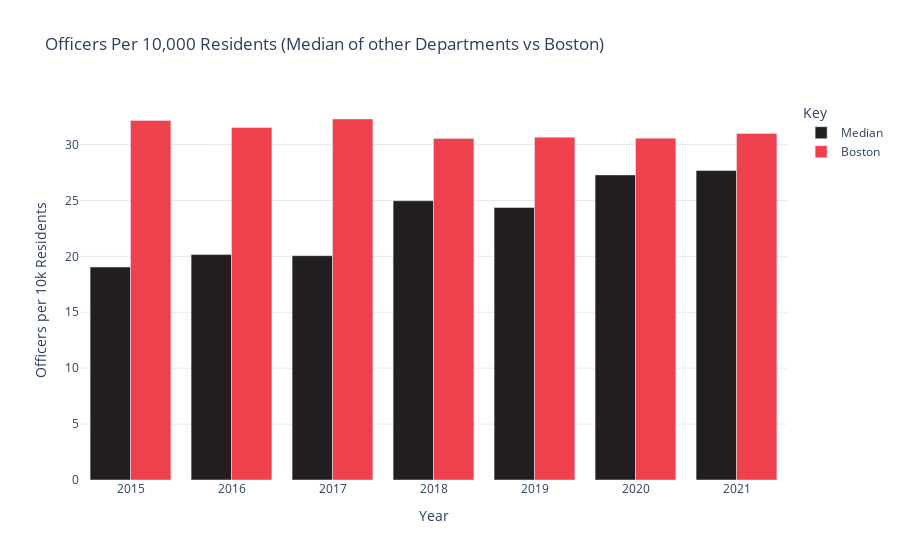
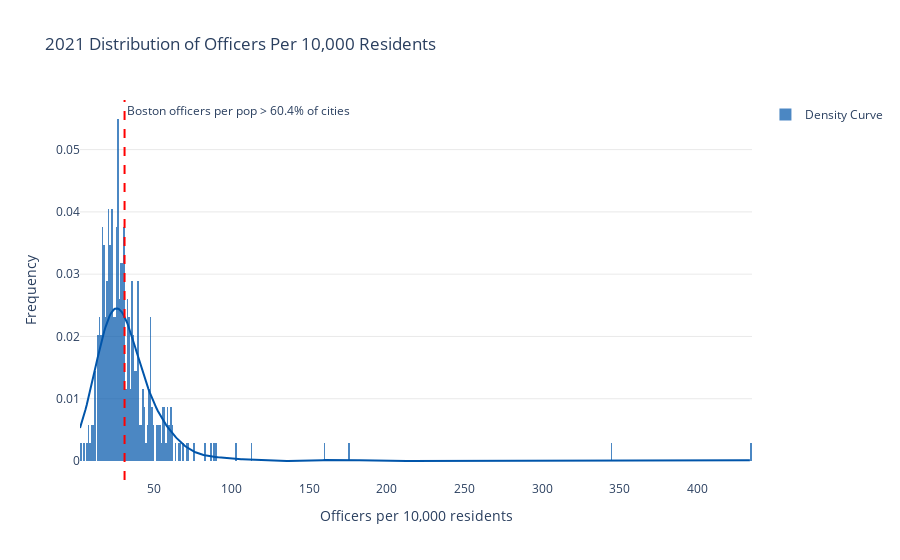

The code cell stored with these charts, in order, in its notebook:
### Markdown cell above
QUESTION 3: Number of police officers per 10,000 residents

Presentation: 
- Look at FBI uniform crime reporting average of police officers per 10,000 residents & compare it to boston
- FBI data sets here: https://crime-data-explorer.fr.cloud.gov/#
- Bar chart where each x-axis represent year and each year there will be 2 bars, 1 for average in nation, 1 for value in boston  
OR
- Scatter plot, each point is a city
- X axis is population
- Y axis is officers / 10,000 residents

NOTE: Some cities with low populations have 0 officers! (How do we handle this if at all?)

### Code cell
import plotly.figure_factory as ff

fbi_law_enforcement_employee_data = pd.read_csv('./Data/FBI_law_enforcement_employee_data.csv')
employee_nums_1960_2021 = pd.DataFrame(fbi_law_enforcement_employee_data)
employee_nums_1960_2021.dropna()

# Get only city data
employee_nums_1960_2021 = employee_nums_1960_2021.loc[employee_nums_1960_2021['agency_type_name'] == 'City']

# Get only data from 2016-2021
employee_nums_2015_2021 = employee_nums_1960_2021.loc[employee_nums_1960_2021['data_year'].isin([2015, 2016, 2017, 2018, 2019, 2020, 2021])]



# Get Boston df
boston_df = employee_nums_2015_2021.loc[employee_nums_2015_2021["pub_agency_name"] == "Boston"]
boston_df = boston_df.loc[employee_nums_2015_2021["state_abbr"] == "MA"]
# boston_df = boston_df.sort_values(by='data_year', ascending=True)

def getValsFrom(dataset):

    # Declare variables to track statistics
    boston_vals = []
    average_vals = []
    median_vals = []
    city_vals_each_year = [] # List of lists where the first list is the values of all cities in 2015
    boston_percentiles = []

    for i in range(2015,2022):

        # Get Boston values
        row = boston_df.loc[boston_df["data_year"] == i]
        row = row.squeeze()
        pop = row["population"]
        officer_ct = row["officer_ct"]
        # pop * factor = 10,000 so factor = 10000/pop
        factor = 10000/pop
        bos_offc_per_10k = officer_ct * factor
        boston_vals.append(bos_offc_per_10k)

        cities_measured = 0

        # Get average values
        i_year_rows = dataset.loc[dataset["data_year"] == i]
        all_cities_vals = []
        for index, row in i_year_rows.iterrows():
            pop = row["population"]
            if (pop == 0):
                break
            officer_ct = row["officer_ct"] 
            factor = 10000/pop
            offc_per_10k = officer_ct * factor
            # if (officer_ct == 0):
            #     print(str(row["data_year"]) + row['pub_agency_name'])
            # Ignore nan values
            if np.isnan(offc_per_10k):
                break
            cities_measured += 1
            all_cities_vals.append(offc_per_10k)

        # Compute statistices
        sum = np.sum(all_cities_vals)
        avg = sum/len(all_cities_vals)
        median = np.median(all_cities_vals)

        city_vals_each_year.append(all_cities_vals)
        median_vals.append(median)
        average_vals.append(avg)

        cities_w_less_offc_per_capita = np.where(all_cities_vals < bos_offc_per_10k)[0]

        percentile = round(((len(cities_w_less_offc_per_capita)/cities_measured) * 100), 2)

        print("Total cities measured:" + str(cities_measured))
        print("Total cities with less officers/capita than Boston: " + str(len(cities_w_less_offc_per_capita)))
        print("Boston has more officers/capita than: " + str(percentile) + " percent of other city PDs")
        boston_percentiles.append(percentile)
    
    return {'boston_vals': boston_vals, 'average_vals': average_vals, 'median_vals': median_vals, 'city_vals_each_year': city_vals_each_year, 'boston_percentiles': boston_percentiles}

stat_vals = getValsFrom(employee_nums_2015_2021)

boston_vals = stat_vals['boston_vals']
average_vals = stat_vals['average_vals']
median_vals = stat_vals['median_vals']
city_vals_each_year = stat_vals['city_vals_each_year']
boston_percentiles = stat_vals['boston_percentiles']

print(boston_vals)
print(average_vals)
print(median_vals)

# Create plots
year = ["2015"] * 2 + ["2016"] * 2 + ["2017"] * 2 + ["2018"] * 2 + ["2019"] * 2 + ["2020"] * 2 + ["2021"] * 2
values = []
labels = []

for i in range(int(len(year)/2)):
    values.append(median_vals[i])
    values.append(boston_vals[i])
    labels.append("Median")
    labels.append("Boston")

# BAR CHART
fig3_dict = {
    'Year': year,
    'Officers per 10k Residents': values,
    'Key': labels
}

colors = ['#231F20','#EF404E']
df3 = pd.DataFrame(fig3_dict)
fig3 = px.bar(df3, x='Year', y='Officers per 10k Residents', color='Key', title='Officers Per 10,000 Residents (Median of other Departments vs Boston)', barmode="group", color_discrete_map={
        'Boston': '#EF404E',
        'Median': '#231F20'
    })
fig3.update_layout(plot_bgcolor='rgba(0,0,0,0)')
fig3.update_yaxes(showgrid=True, gridwidth=0.5, gridcolor='LightGray')
fig3.show()


# DISTRIBUTION GRAPHS
hist_data = [city_vals_each_year[-1]]
group_labels = ['Density Curve'] 
bos = boston_vals[-1] # Get Boston's 2021 value


colors = ['#0055AA']
fig4 = ff.create_distplot(hist_data, group_labels, show_rug=False, colors=colors)
fig4.update_layout(title="2021 Distribution of Officers Per 10,000 Residents", xaxis_title="Officers per 10,000 residents", yaxis_title="Frequency")
fig4.add_vline(x=bos, line_width=2, line_dash="dash", line_color="red", annotation_text="Boston officers per pop > " + str(boston_percentiles[-1]) + "% of cities")
fig4.update_layout(plot_bgcolor='rgba(0,0,0,0)')
fig4.update_yaxes(showgrid=True, gridwidth=0.5, gridcolor='LightGray')
fig4.show()

### Figure 1 — Plotly figure (JSON) as saved in the notebook; plotly's stock layout.template omitted (floating-point values rounded to 4 significant figures)
{"data": [{"alignmentgroup": "True", "hovertemplate": "Key=Median<br>Year=%{x}<br>Officers per 10k Residents=%{y}<extra></extra>", "legendgroup": "Median", "marker": {"color": "#231F20", "pattern": {"shape": ""}}, "name": "Median", "offsetgroup": "Median", "orientation": "v", "showlegend": true, "textposition": "auto", "type": "bar", "x": ["2015", "2016", "2017", "2018", "2019", "2020", "2021"], "xaxis": "x", "y": [19.05, 20.16, 20.07, 24.98, 24.37, 27.29, 27.68], "yaxis": "y"}, {"alignmentgroup": "True", "hovertemplate": "Key=Boston<br>Year=%{x}<br>Officers per 10k Residents=%{y}<extra></extra>", "legendgroup": "Boston", "marker": {"color": "#EF404E", "pattern": {"shape": ""}}, "name": "Boston", "offsetgroup": "Boston", "orientation": "v", "showlegend": true, "textposition": "auto", "type": "bar", "x": ["2015", "2016", "2017", "2018", "2019", "2020", "2021"], "xaxis": "x", "y": [32.15, 31.53, 32.29, 30.55, 30.66, 30.57, 30.99], "yaxis": "y"}], "layout": {"barmode": "group", "legend": {"title": {"text": "Key"}, "tracegroupgap": 0}, "plot_bgcolor": "rgba(0,0,0,0)", "title": {"text": "Officers Per 10,000 Residents (Median of other Departments vs Boston)"}, "xaxis": {"anchor": "y", "domain": [0, 1], "title": {"text": "Year"}}, "yaxis": {"anchor": "x", "domain": [0, 1], "gridcolor": "LightGray", "gridwidth": 0.5, "showgrid": true, "title": {"text": "Officers per 10k Residents"}}}}

### Figure 2 — Plotly figure (JSON) as saved in the notebook; plotly's stock layout.template omitted (floating-point values rounded to 4 significant figures; data arrays with more than 128 entries replaced by an {"elided": "..."} marker saying what was removed)
{"data": [{"autobinx": false, "histnorm": "probability density", "legendgroup": "Density Curve", "marker": {"color": "#0055AA"}, "name": "Density Curve", "opacity": 0.7, "type": "histogram", "x": {"elided": "346 float values"}, "xaxis": "x", "xbins": {"end": 434.8, "size": 1, "start": 2.277}, "yaxis": "y"}, {"legendgroup": "Density Curve", "marker": {"color": "#0055AA"}, "mode": "lines", "name": "Density Curve", "showlegend": false, "type": "scatter", "x": {"elided": "500 float values"}, "xaxis": "x", "y": {"elided": "500 float values"}, "yaxis": "y"}], "layout": {"annotations": [{"showarrow": false, "text": "Boston officers per pop > 60.4% of cities", "x": 30.99, "xanchor": "left", "xref": "x", "y": 1, "yanchor": "top", "yref": "y domain"}], "barmode": "overlay", "hovermode": "closest", "legend": {"traceorder": "reversed"}, "plot_bgcolor": "rgba(0,0,0,0)", "shapes": [{"line": {"color": "red", "dash": "dash", "width": 2}, "type": "line", "x0": 30.99, "x1": 30.99, "xref": "x", "y0": 0, "y1": 1, "yref": "y domain"}], "title": {"text": "2021 Distribution of Officers Per 10,000 Residents"}, "xaxis": {"anchor": "y2", "domain": [0, 1], "title": {"text": "Officers per 10,000 residents"}, "zeroline": false}, "yaxis": {"anchor": "free", "domain": [0, 1], "gridcolor": "LightGray", "gridwidth": 0.5, "position": 0, "showgrid": true, "title": {"text": "Frequency"}}}}
